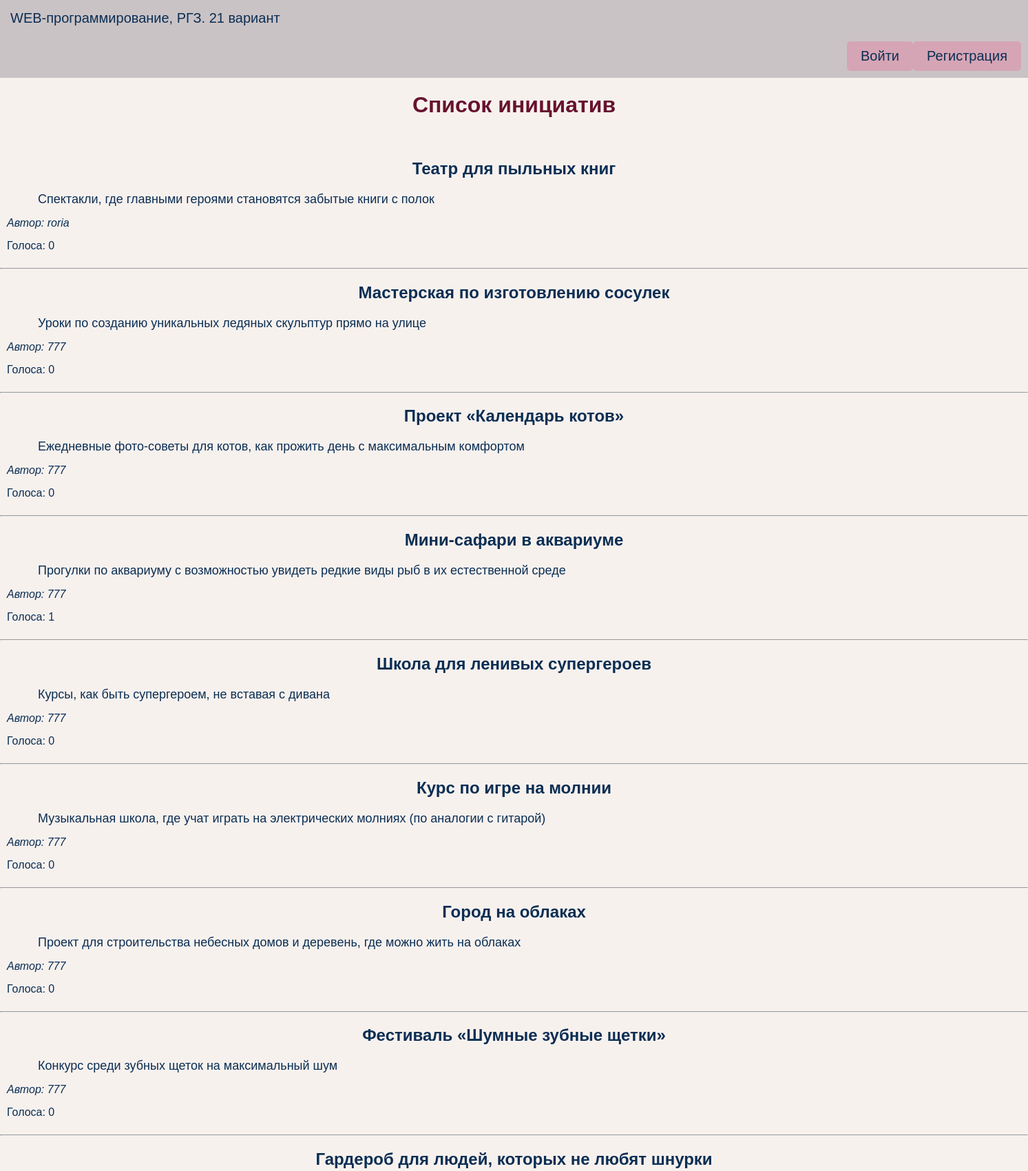
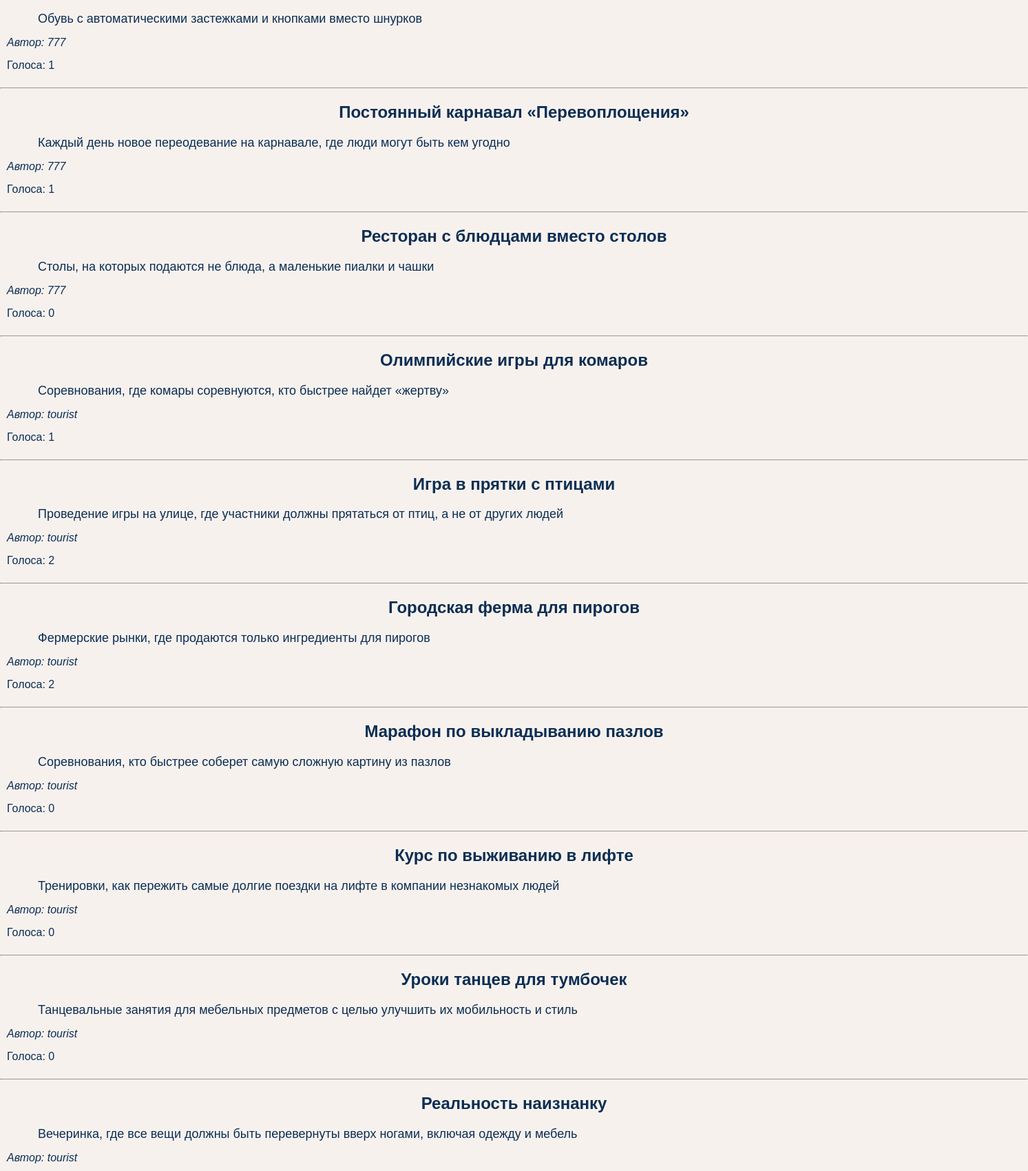
/?page=4 (upper part), run on the app's committed database (2 pictures, top to bottom).
### tables this page shows
CREATE TABLE initiatives (
            id INTEGER PRIMARY KEY AUTOINCREMENT,
            title TEXT NOT NULL,
            content TEXT NOT NULL,
            created_at DATETIME DEFAULT CURRENT_TIMESTAMP,
            author_id INTEGER,
            votes INTEGER DEFAULT 0,
            FOREIGN KEY(author_id) REFERENCES users(id)
        );

CREATE TABLE users (
            id INTEGER PRIMARY KEY AUTOINCREMENT,
            username TEXT NOT NULL UNIQUE,
            password TEXT NOT NULL,
            is_admin INTEGER DEFAULT 0
        );

### app.py (the view)
@app.route('/')
def index():
    page = request.args.get('page', 1, type=int)
    limit = 20
    offset = (page - 1) * limit
    initiatives = get_db().execute("""
        SELECT initiatives.id, initiatives.title, initiatives.content, initiatives.created_at,
               users.username, initiatives.author_id
        FROM initiatives
        LEFT JOIN users ON initiatives.author_id = users.id
        ORDER BY initiatives.created_at DESC
        LIMIT ? OFFSET ?
    """, (limit, offset)).fetchall()
    initiatives_with_votes = []
    for initiative in initiatives:
        initiative_id = initiative['id']
        up_votes = get_db().execute("""
            SELECT COUNT(*) FROM votes WHERE initiative_id = ? AND vote_type = 'up'
        """, (initiative_id,)).fetchone()[0]
        down_votes = get_db().execute("""
            SELECT COUNT(*) FROM votes WHERE initiative_id = ? AND vote_type = 'down'
        """, (initiative_id,)).fetchone()[0]
        initiative_with_votes = {
            **initiative,
            'up_votes': up_votes,
            'down_votes': down_votes,
            'total_votes': up_votes - down_votes
        }
        initiatives_with_votes.append(initiative_with_votes)
    total_initiatives = get_db().execute("""
        SELECT COUNT(*) FROM initiatives
    """).fetchone()[0]
    has_more = total_initiatives > page * limit
    return render_template('index.html', initiatives=initiatives_with_votes, page=page, has_more=has_more, get_db=get_db)

### app.py (called while the page is built)
def get_db():
    conn = sqlite3.connect(DATABASE)
    conn.row_factory = sqlite3.Row
    return conn

### templates/index.html (shortened to what this page needs)
{% extends "base.html" %}
{% block main %}
    <div class="user-panel">
        {% if session.get('username') %}
            <span style="text-align: left; margin-right: 670px; margin-left: 10px">Вы вошли как: <strong>{{ session['username'] }}</strong></span>
            {% if session.get('is_admin') %}
                <a href="{{ url_for('admin_panel') }}" class="button">Админ-таблицы</a>
            {% endif %}
            <a href="{{ url_for('new_initiative') }}" class="button">Добавить инициативу</a>
            <form method="POST" action="{{ url_for('logout') }}" style="display: inline;width:100px">
                <button type="submit" class="button">Выйти</button>
            </form>
        {% else %}
            <a href="{{ url_for('login') }}" style="margin-left: 1220px" class="button">Войти</a>
            <a href="{{ url_for('register') }}" class="button">Регистрация</a>
        {% endif %}
    </div>
    <h1>Список инициатив</h1>
    <br>
    {% for initiative in initiatives %}
    <div>
        <h2>{{ initiative['title'] }}</h2>
        <div style="margin-bottom:15px; margin-left:55px;font-size:18px">{{ initiative['content'] }}</div>
        <div style="margin-bottom:15px; margin-left:10px"><i>Автор: {{ initiative['username'] or 'Неизвестно' }}</i></div>
        <div style="margin-bottom:15px; margin-left:10px">Голоса: {{ initiative['total_votes'] }}</div>
    </div>
    <hr>
    {% endfor %}
    {% endblock %}

### static/main.css (style rules this page uses)
body { font-family: Arial, sans-serif; margin: 0; padding: 0; background-color: #f7f1ee; }
h1, h2 { text-align: center; }
h1 { color: #67122f; }
a.button { display: block; padding: 10px 20px; background-color: #d6a5b5; color:#0b2e53; text-align: center; text-decoration: none; font-size: 20px; border-radius: 5px; border: none; float: right; margin: 10px; }
a.button:link, a.button:visited { text-decoration:none; color:#0b2e53; }
.user-panel { text-align: right; display: flex; justify-content: space-between; align-items: center; margin-bottom: 10px; padding: 10px; left: 0; right: 0; background-color: #cac3c6; }
.user-panel .button { margin: 0px; }

### data on the page
initiatives: title "Театр для пыльных книг", content "Cпектакли, где главными героями становятся забытые книги с полок", username "roria", total_votes "0"
initiatives: title "Мастерская по изготовлению сосулек", content "Уроки по созданию уникальных ледяных скульптур прямо на улице", username "777", total_votes "0"
initiatives: title "Проект «Календарь котов»", content "Ежедневные фото-советы для котов, как прожить день с максимальным комфортом", username "777", total_votes "0"
initiatives: title "Мини-сафари в аквариуме", content "Прогулки по аквариуму с возможностью увидеть редкие виды рыб в их естественной среде", username "777", total_votes "1"
initiatives: title "Школа для ленивых супергероев", content "Курсы, как быть супергероем, не вставая с дивана", username "777", total_votes "0"
initiatives: title "Курс по игре на молнии", content "Музыкальная школа, где учат играть на электрических молниях (по аналогии с гитарой)", username "777", total_votes "0"
initiatives: title "Город на облаках", content "Проект для строительства небесных домов и деревень, где можно жить на облаках", username "777", total_votes "0"
initiatives: title "Фестиваль «Шумные зубные щетки»", content "Конкурс среди зубных щеток на максимальный шум", username "777", total_votes "0"
initiatives: title "Гардероб для людей, которых не любят шнурки", content "Обувь с автоматическими застежками и кнопками вместо шнурков", username "777", total_votes "1"
initiatives: title "Постоянный карнавал «Перевоплощения»", content "Каждый день новое переодевание на карнавале, где люди могут быть кем угодно", username "777", total_votes "1"
initiatives: title "Ресторан с блюдцами вместо столов", content "Столы, на которых подаются не блюда, а маленькие пиалки и чашки", username "777", total_votes "0"
initiatives: title "Олимпийские игры для комаров", content "Соревнования, где комары соревнуются, кто быстрее найдет «жертву»", username "tourist", total_votes "1"
initiatives: title "Игра в прятки с птицами", content "Проведение игры на улице, где участники должны прятаться от птиц, а не от других людей", username "tourist", total_votes "2"
initiatives: title "Городская ферма для пирогов", content "Фермерские рынки, где продаются только ингредиенты для пирогов", username "tourist", total_votes "2"
initiatives: title "Марафон по выкладыванию пазлов", content "Соревнования, кто быстрее соберет самую сложную картину из пазлов", username "tourist", total_votes "0"
initiatives: title "Курс по выживанию в лифте", content "Тренировки, как пережить самые долгие поездки на лифте в компании незнакомых людей", username "tourist", total_votes "0"
initiatives: title "Уроки танцев для тумбочек", content "Танцевальные занятия для мебельных предметов с целью улучшить их мобильность и стиль", username "tourist", total_votes "0"
initiatives: title "Реальность наизнанку", content "Вечеринка, где все вещи должны быть перевернуты вверх ногами, включая одежду и мебель", username "tourist"
